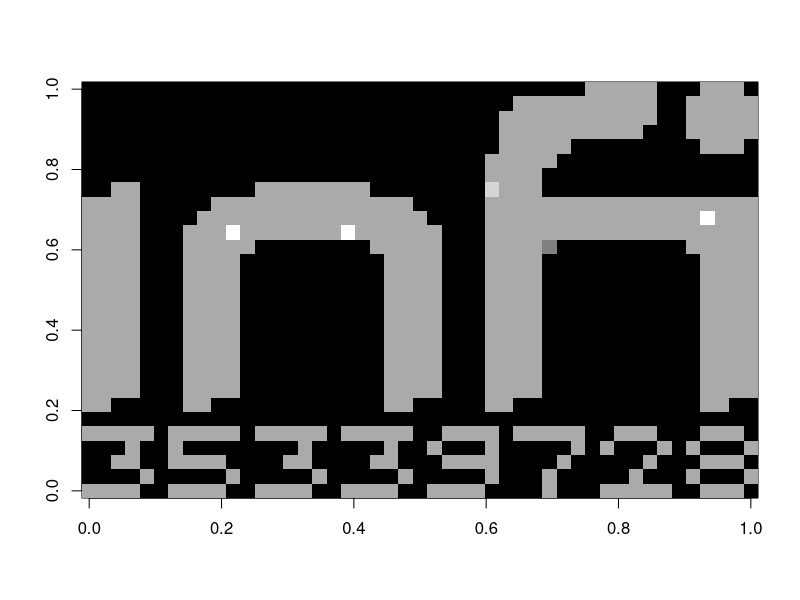

Write the R code that produced this figure.
# read input
raw_input <- readChar("input.txt", file.size("input.txt"))

# parse input to coordinates and instructions
input <- strsplit(raw_input, ",|\\]\\[|\\]\\(|\\)\\(")[[1]]
input[1] <- gsub("\\[", "", input[1])
input[length(input)] <- gsub("\\)", "", input[length(input)])
input <- as.numeric(input)

# get number of robots
N <- length(gregexpr("\\[", raw_input)[[1]])

# get initial robot state
robots <- data.frame(x = input[2*(1:N) - 1], y = input[2*(1:N)])

# form the command list
cmds <- data.frame(x = input[2*((N + 1):(length(input) / 2)) - 1], 
                   y = input[2*((N + 1):(length(input) / 2))])

# apply commands to robots
robot <- 1
res <- as.data.frame(t(apply(cmds, 1, function(vec) {
  old <- robots
  robots[robot, ] <<- robots[robot, ] + vec
  occupancy <- sum(duplicated(robots))
  j <- robot
  robot <<- robot %% N + 1
  return(c(j, as.numeric(t(old)), vec, as.numeric(t(robots)), occupancy))
})))
names(res) <- c("robot", paste0(c("x", "y"), rep(1:N, each = 2), "i"),
                "dx", "dy", paste0(c("x", "y"), rep(1:N, each = 2), "f"),
                "occupancy")

# final result
cat("Number of times all robots occupy the same location =", 
    nrow(res[res$occupancy == 2 & (res$dx != 0 | res$dy != 0), ]), "\n")

# decode secret message
image <- matrix(0, ncol = 47, nrow = 29)
for (i in 1:nrow(res)) { 
  x <- res$x1i[i] + 1
  y <- (28 - res$y1i[i]) + 1
  image[y, x] <- image[y, x] + res$occupancy[i]
}
image(t(image), col = gray((0:256)/256))
